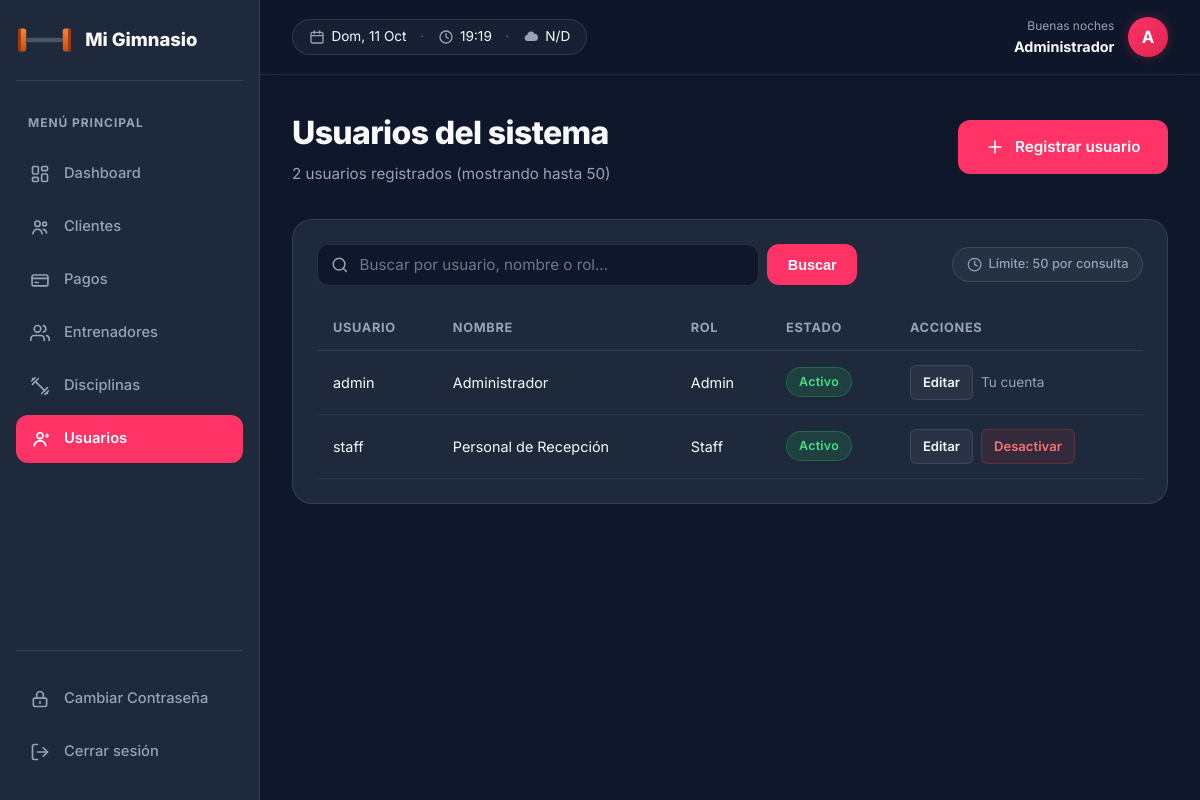
The page /panel/usuarios.php (signed in) on the database its author committed.
### tables this page shows
CREATE TABLE usuarios (
    id_usuario INT AUTO_INCREMENT PRIMARY KEY,
    usuario VARCHAR(50) NOT NULL UNIQUE,
    password VARCHAR(255) NOT NULL,
    nombre VARCHAR(100),
    id_rol INT NOT NULL,
    activo TINYINT(1) NOT NULL DEFAULT 1,
    fecha_creacion DATETIME NOT NULL DEFAULT CURRENT_TIMESTAMP,
    CONSTRAINT fk_usuarios_roles FOREIGN KEY (id_rol)
        REFERENCES roles(id_rol)
);

CREATE TABLE roles (
    id_rol INT AUTO_INCREMENT PRIMARY KEY,
    nombre VARCHAR(50) NOT NULL UNIQUE,
    descripcion VARCHAR(255)
);

### panel/usuarios.php (the view, shortened to what this page needs)
<?php
$pdo = conectarDB();
$busqueda = trim($_GET['busqueda'] ?? '');
$params = [];
$whereSql = '';
$sqlCount = "SELECT COUNT(*) FROM usuarios u INNER JOIN roles r ON u.id_rol = r.id_rol $whereSql";
$stmtCount = $pdo->prepare($sqlCount);
$stmtCount->execute($params);
$totalRegistros = (int)$stmtCount->fetchColumn();
$sqlUsuarios = "SELECT u.*, r.nombre AS rol FROM usuarios u INNER JOIN roles r ON u.id_rol = r.id_rol $whereSql ORDER BY u.nombre LIMIT 50";
$stmtUsuarios = $pdo->prepare($sqlUsuarios);
$stmtUsuarios->execute($params);
$usuarios = $stmtUsuarios->fetchAll();
require __DIR__ . '/includes/layout_inicio.php';
?>
<div class="panel-header">
    <div>
        <h1 class="titulo-pagina">Usuarios del sistema</h1>
        <div class="subt">
            <?php if ($busqueda !== ''): ?>
                Mostrando <?= count($usuarios) ?> de <?= $totalRegistros ?> usuario<?= $totalRegistros === 1 ? '' : 's' ?> encontrado<?= $totalRegistros === 1 ? '' : 's' ?>
            <?php else: ?>
                <?= $totalRegistros ?> usuario<?= $totalRegistros === 1 ? '' : 's' ?> registrado<?= $totalRegistros === 1 ? '' : 's' ?> (mostrando hasta 50)
            <?php endif; ?>
        </div>
    </div>
    <a href="usuarios_form.php" class="btn btn-primary">
        <svg class="icon" viewBox="0 0 24 24"><path d="M12 5v14M5 12h14"/></svg>
        Registrar usuario
    </a>
</div>
<div class="panel-bloque">
    <div class="barra-busqueda">
        <form action="usuarios.php" method="GET" class="form-busqueda">
            <div class="campo-icono">
                <input type="search" name="busqueda" class="form-control con-icono"
                       placeholder="Buscar por usuario, nombre o rol..."
                       value="<?= htmlspecialchars($busqueda) ?>"
                       onsearch="if(this.value=='') this.form.submit();">
            </div>
            <button type="submit" class="btn btn-primary" title="Buscar">Buscar</button>
        </form>
        <div class="badge-limite" title="Consultas limitadas a un máximo de 50 registros para optimizar el sistema">
            <svg class="icon" viewBox="0 0 24 24"><circle cx="12" cy="12" r="10"/><polyline points="12 6 12 12 16 14"/></svg>
            <span>Límite: 50 por consulta</span>
        </div>
    </div>
    <div class="tabla-scroll">
        <table class="tabla">
            <thead>
                <tr>
                    <th>Usuario</th>
                    <th>Nombre</th>
                    <th>Rol</th>
                    <th>Estado</th>
                    <th>Acciones</th>
                </tr>
            </thead>
            <tbody>
                <?php if (empty($usuarios)): ?>
                    <tr>
                        <td colspan="5" class="celda-vacia">
                            <?= $busqueda !== '' ? 'No se encontraron usuarios para "' . htmlspecialchars($busqueda) . '".' : 'No hay usuarios cargados todavía.' ?>
                        </td>
                    </tr>
                <?php else: ?>
                    <?php foreach ($usuarios as $u): ?>
                        <tr>
                            <td><?= htmlspecialchars($u['usuario']) ?></td>
                            <td><?= htmlspecialchars($u['nombre'] ?? '-') ?></td>
                            <td><?= htmlspecialchars(ucfirst($u['rol'])) ?></td>
                            <td>
                                <span class="badge <?= $u['activo'] ? 'activo' : 'inactivo' ?>">
                                    <?= $u['activo'] ? 'Activo' : 'Inactivo' ?>
                                </span>
                            </td>
                            <td>
                                <div class="acciones">
                                    <a class="btn-accion btn-editar" href="usuarios_form.php?id=<?= (int)$u['id_usuario'] ?>">Editar</a>
                                    <?php if ((int)$u['id_usuario'] === (int)$_SESSION['usuario_id']): ?>
                                        <span style="color: var(--color-text-muted); font-size: 0.85rem;">Tu cuenta</span>
                                    <?php elseif ($u['activo']): ?>
                                        <form action="usuarios_baja.php" method="POST" onsubmit="return confirm('¿Desactivar a este usuario?');" style="display:inline;">
                                            <button type="submit" class="btn-accion btn-baja">Desactivar</button>
                                        </form>
                                    <?php endif; ?>
                                </div>
                            </td>
                        </tr>
                    <?php endforeach; ?>
                <?php endif; ?>
            </tbody>
        </table>
    </div>
</div>
<?php require __DIR__ . '/includes/layout_fin.php'; ?>

### assets/css/base.css (style rules this page uses)
:root { --color-primary: #ff3366; --color-primary-hover: #e02452; --color-bg-dark: #0f172a; --color-bg-card: #1e293b; --color-bg-light: #f8fafc; --color-text-main: #f8fafc; --color-text-muted: #94a3b8; --color-text-dark: #0f172a; --color-border: rgba(255, 255, 255, 0.1); --color-whatsapp: #25d366; --color-whatsapp-hover: #20ba5a; --font-main: 'Inter', -apple-system, BlinkMacSystemFont, 'Segoe UI', Roboto, sans-serif; --font-display: 'Playfair Display', Georgia, serif; --radius-sm: 6px; --radius-md: 12px; --radius-lg: 20px; --radius-full: 9999px; --shadow-sm: 0 2px 8px rgba(0, 0, 0, 0.15); --shadow-md: 0 8px 24px rgba(0, 0, 0, 0.25); --shadow-glow: 0 0 25px rgba(255, 51, 102, 0.35); --transition-fast: 0.2s ease; --transition-smooth: 0.3s cubic-bezier(0.4, 0, 0.2, 1); }
* { margin: 0; padding: 0; box-sizing: border-box; }
html { scroll-behavior: smooth; }
body { font-family: var(--font-main); background-color: var(--color-bg-dark); color: var(--color-text-main); line-height: 1.6; overflow-x: hidden; }
a { text-decoration: none; color: inherit; transition: color var(--transition-fast); }

### assets/css/components.css (style rules this page uses)
.icon { width: 1.25rem; height: 1.25rem; stroke: currentColor; stroke-width: 2; stroke-linecap: round; stroke-linejoin: round; fill: none; display: inline-block; flex-shrink: 0; }
.btn { display: inline-flex; align-items: center; justify-content: center; gap: 0.6rem; padding: 0.8rem 1.6rem; border-radius: var(--radius-md); font-size: 0.95rem; font-weight: 600; cursor: pointer; border: 2px solid transparent; transition: all var(--transition-smooth); text-align: center; }
.campo-icono { position: relative; display: flex; align-items: center; width: 100%; }
.form-control.con-icono { padding-left: 2.6rem; }
.barra-busqueda { display: flex; justify-content: space-between; align-items: center; gap: 1rem; margin-bottom: 1.25rem; flex-wrap: wrap; }
.form-busqueda { display: flex; align-items: center; gap: 0.5rem; flex: 1; max-width: 540px; }
.form-busqueda .campo-icono { flex: 1; }
.form-busqueda .form-control { padding-top: 0.65rem; padding-bottom: 0.65rem; }
.form-busqueda .btn { padding: 0.65rem 1.15rem; font-size: 0.9rem; white-space: nowrap; }
.badge-limite { display: inline-flex; align-items: center; gap: 0.4rem; font-size: 0.8rem; font-weight: 500; color: var(--color-text-muted); background-color: rgba(255, 255, 255, 0.04); padding: 0.4rem 0.85rem; border-radius: var(--radius-full); border: 1px solid var(--color-border); }
.badge-limite .icon { width: 0.95rem; height: 0.95rem; }

### assets/css/login.css (style rules this page uses)
.campo-icono { position: relative; display: flex; align-items: center; }
.campo-icono input::placeholder { color: var(--color-text-muted); opacity: 0.7; }
.btn-primary { background-color: var(--color-primary); color: #ffffff; }

### rows shown on the page
usuarios: usuario "admin", nombre "Administrador", id_rol.nombre "Admin", activo "Activo", shows "Tu cuenta"
usuarios: usuario "staff", nombre "Personal de Recepción", id_rol.nombre "Staff", activo "Activo"

### other values the page prints
GYM_NOMBRE "Mi Gimnasio"
$nombreUsuario "Administrador"
$inicial "A"
$totalRegistros "2"
